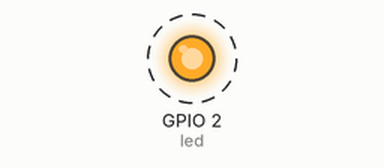
This program was run on a simulated ESP32. Shown: output pins drawn as LEDs (lit = HIGH). Dashed ring = blinking. What the program prints to the serial monitor is not drawn.

Above: at 0.5 s.
Timing chart, 0 to 4.6 s (numbered marks = the images above):
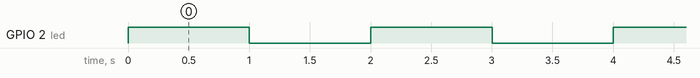

The program:

main.cpp
```cpp
#include <Arduino.h>

// Declaramos los "manejadores" (handles) de nuestras tareas
TaskHandle_t TareaIMU;
TaskHandle_t TareaLoRa;
int led = 2;
// --- 1. Definimos el código de la Tarea del IMU ---
void codigoTareaIMU(void * parameter) {
  for(;;) { // Bucle infinito de la tarea
    // Aquí iría el código de lectura I2C del MPU6050
    Serial.print("Leyendo IMU a alta velocidad en Core: ");
    Serial.println(xPortGetCoreID());

    // En FreeRTOS NUNCA usamos delay(). Usamos vTaskDelay()
    // Esto cede el control al procesador en lugar de congelarlo.
    vTaskDelay(10 / portTICK_PERIOD_MS); // Espera 10ms
  }
}

// --- 2. Definimos el código de la Tarea de Transmisión ---
void codigoTareaLoRa(void * parameter) {
  bool f = true;
  for(;;) {
    // Aquí iría la rutina pesada de enviar paquetes LoRa o WiFi
    Serial.print("Transmitiendo datos pesados en Core: ");
    Serial.println(xPortGetCoreID());
    digitalWrite(led,f);
    f=!f;
    vTaskDelay(1000 / portTICK_PERIOD_MS); // Transmite cada 2 segundos
  }
}

void setup() {
  Serial.begin(115200);
  pinMode(led,OUTPUT);

  // --- 3. Creamos las tareas y las asignamos a los núcleos ---

  xTaskCreatePinnedToCore(
    codigoTareaIMU,   // Función que contiene el código de la tarea
    "Tarea_IMU",      // Nombre para depuración
    10000,            // Tamaño de la pila (Stack size en bytes)
    NULL,             // Parámetros de entrada
    2,                // Prioridad (Mayor número = mayor prioridad)
    &TareaIMU,        // Manejador de la tarea
    1);               // Asignada al Core 1

  xTaskCreatePinnedToCore(
    codigoTareaLoRa,
    "Tarea_LoRa",
    10000,
    NULL,
    1,                // Prioridad menor (la transmisión puede esperar un poco)
    &TareaLoRa,
    0);               // Asignada al Core 0 (Para no estorbar al IMU)
}

void loop() {
  // En una arquitectura RTOS profesional, el loop principal suele quedar vacío
  // o se usa para tareas de muy baja prioridad (ej. watchdog).
  vTaskDelay(1000 / portTICK_PERIOD_MS);
}
```

Measured:
- by itself, GPIO 2 (led): alternates HIGH for 1.0 s and LOW for 1.0 s
